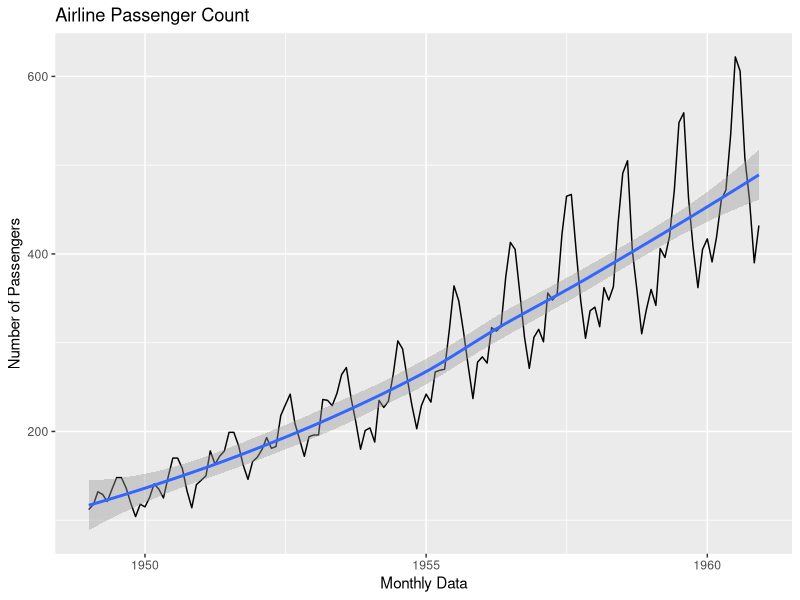
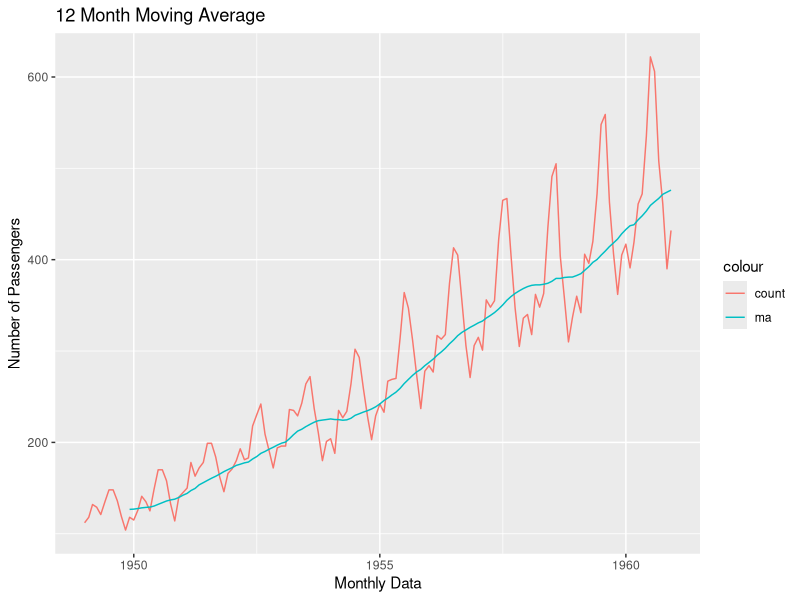
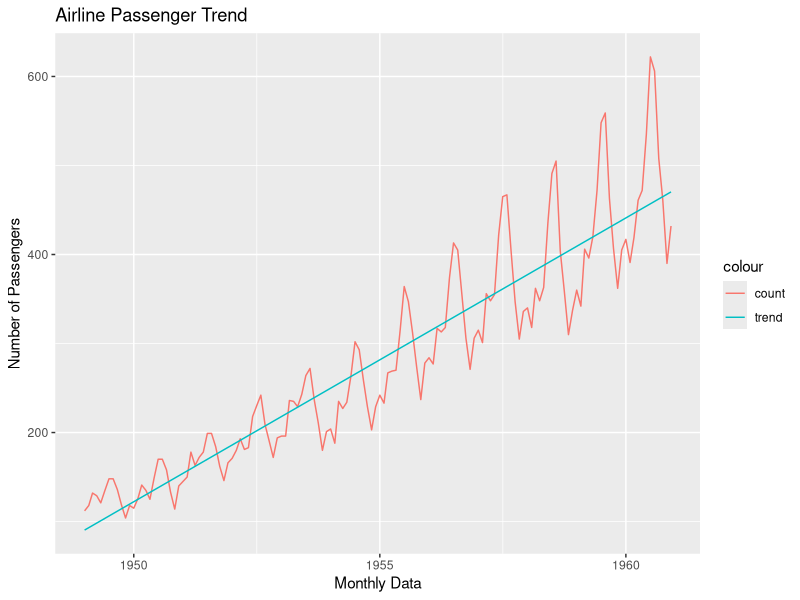
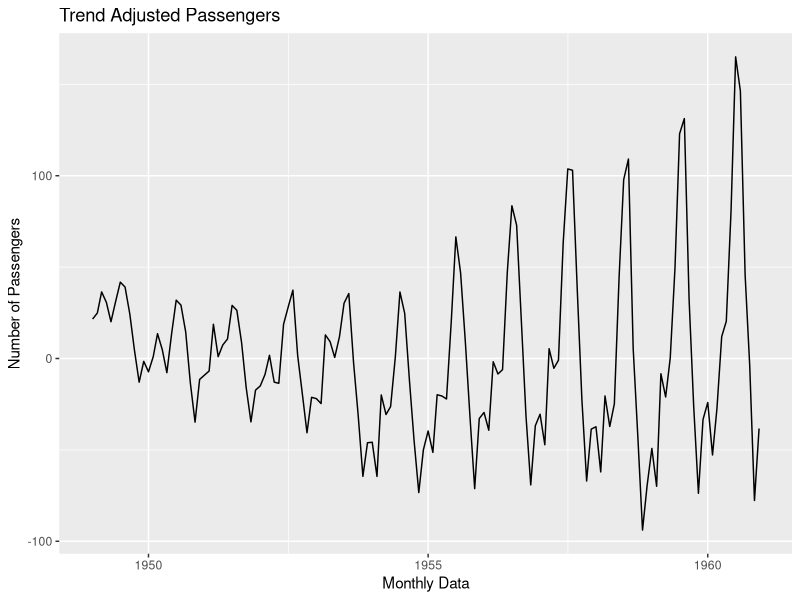
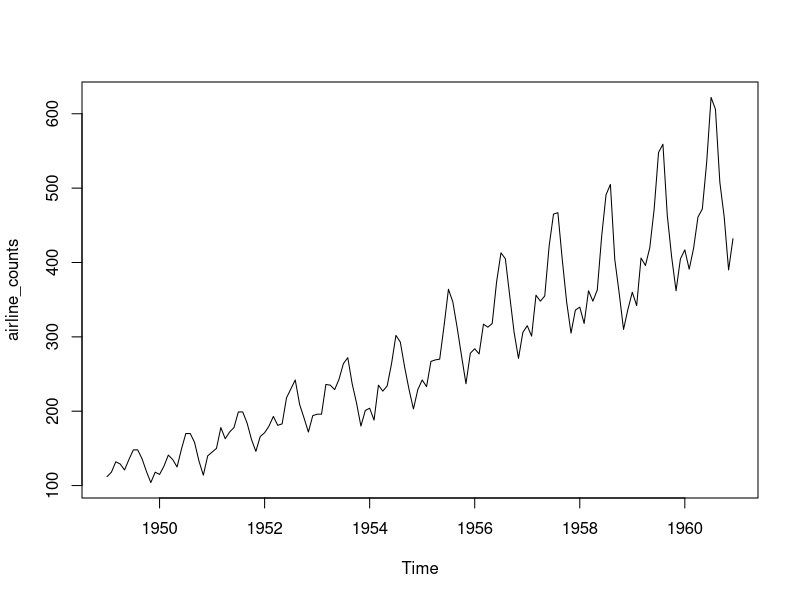
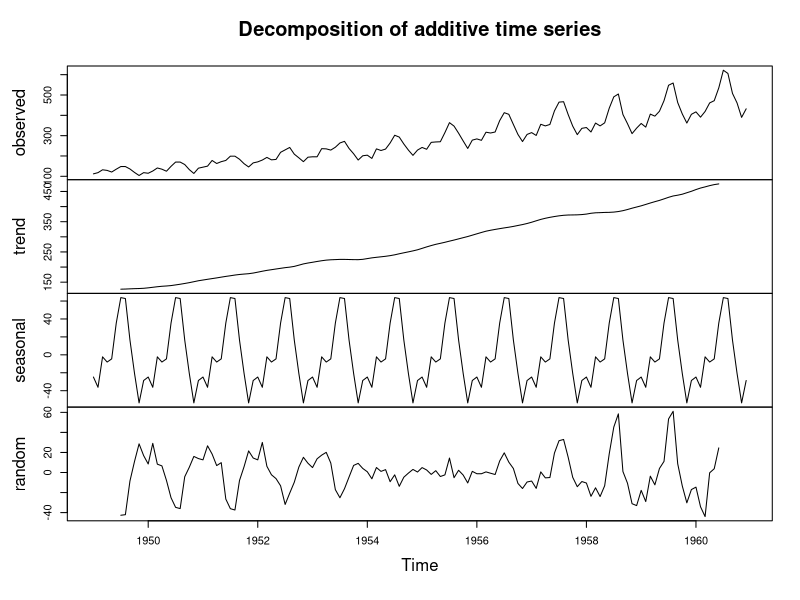
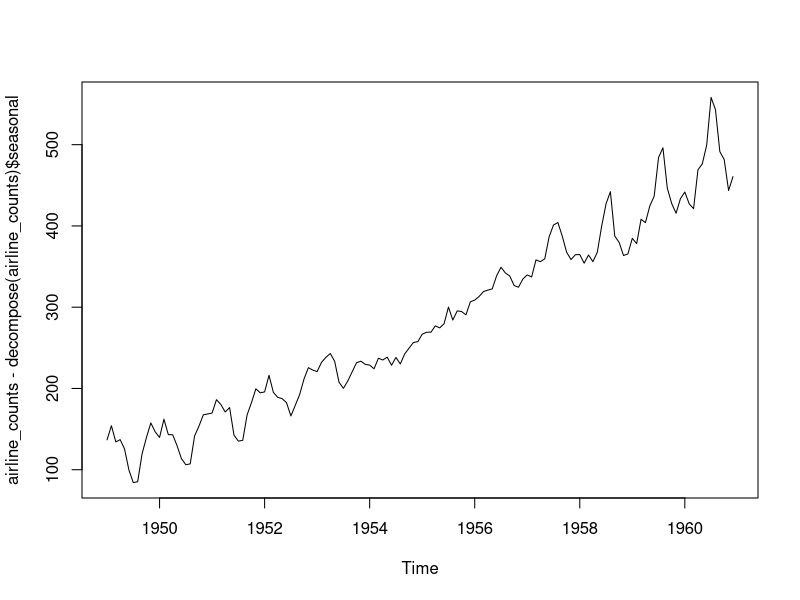
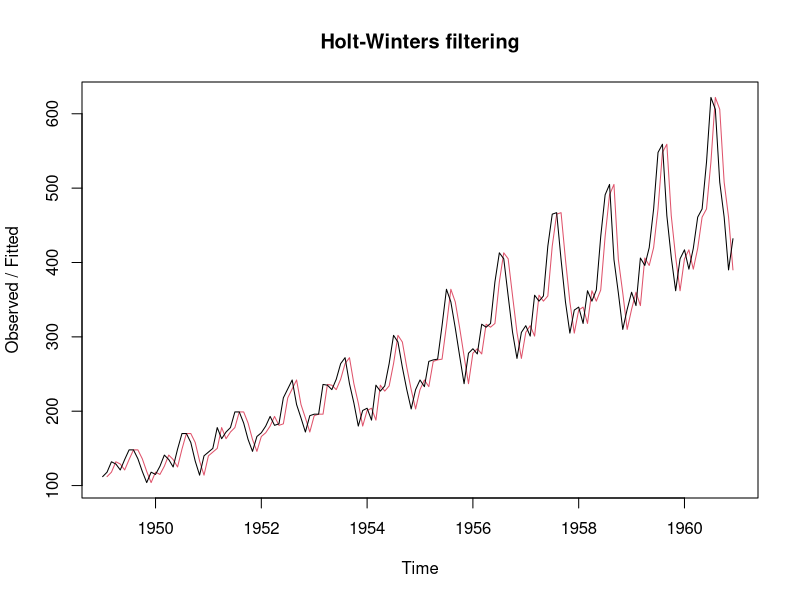

The R script that drew these images, in order:
## ---- chunk 1
library(dplyr)
library(lubridate)
library(ggplot2)
## ---- chunk 2
# read airline data
airlines <- read.table('./airpassenger.txt')
airlines <- airlines %>%
  rename(year = V1, month = V2, count = V3) %>%
  mutate(time = ymd(paste0(year, "-", month,"-01"))) %>%
  arrange(time)
airlines %>%
  head()
## ---- chunk 3
airlines %>%
  ggplot(aes(x = time, y = count)) +
  geom_line() +
  geom_smooth() +
  ggtitle("Airline Passenger Count") +
  xlab("Monthly Data") +
  ylab("Number of Passengers")
## ---- chunk 4
sma <- function(x, n = 12){stats::filter(x, rep(1 / n, n), sides = 1)}
ma_count <- sma(airlines$count)
airlines %>%
  ggplot(aes(x = time, y = count, color="count")) +
  geom_line() +
  geom_line(aes(y=ma_count, color="ma")) +
  ggtitle("12 Month Moving Average") +
  xlab("Monthly Data") +
  ylab("Number of Passengers")
## ---- chunk 5
model <- lm(count~time, data=airlines)
summary(model)
## ---- chunk 6
count_pred <- predict(model, data.frame(time=airlines$time))
airlines %>%
  ggplot(aes(x = time, y = count, color="count")) +
  geom_line() +
  geom_line(aes(y=count_pred, color="trend")) +
  ggtitle("Airline Passenger Trend") +
  xlab("Monthly Data") +
  ylab("Number of Passengers")
## ---- chunk 7
airlines %>%
  ggplot(aes(x = time, y = count - count_pred)) +
  geom_line() +
  ggtitle("Trend Adjusted Passengers") +
  xlab("Monthly Data") +
  ylab("Number of Passengers")
## ---- chunk 8
library(TTR)
## ---- chunk 9
airline_counts <- ts(airlines$count, frequency=12, start=c(1949,1))
plot(airline_counts)
## ---- chunk 10
plot(decompose(airline_counts))
## ---- chunk 11
plot(airline_counts - decompose(airline_counts)$seasonal)
## ---- chunk 12
airline_forecast <- HoltWinters(airline_counts, beta = FALSE, gamma = FALSE)
plot(airline_forecast)
## ---- chunk 13
airline_forecast$SSE
